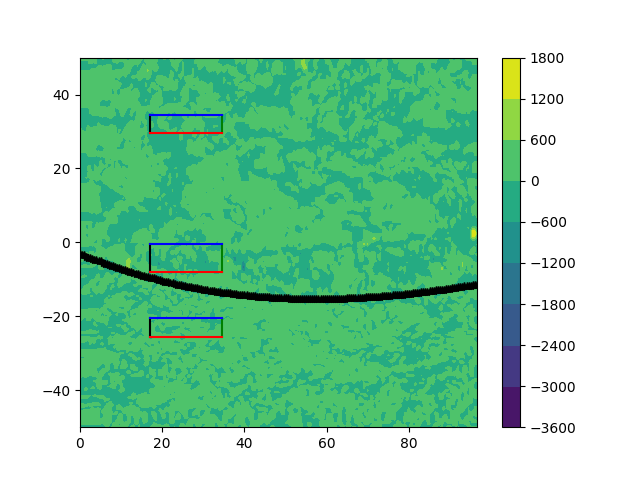

Recreate this plot in Python.
import scipy.io as sio
import numpy as np
import matplotlib.pyplot as plt

data = sio.loadmat("data.mat")
x = data.get("x")
y = data.get("y")
u = data.get("u")
v = data.get("v")
xit = data.get("xit")
yit = data.get("yit")

## Oppgave E:

dudy = np.gradient(u, axis=1)
dvdx = np.gradient(v, axis=0)

curl = dvdx - dudy

draw_rects()

vir = plt.contourf(x, y, curl)
plt.colorbar(vir)

plt.plot(xit, yit, "k*")

plt.savefig("oppg_e.png")
plt.show()